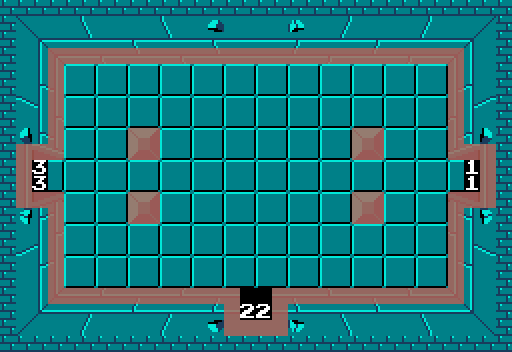

This is a level from a 2D game, rendered from its Tiled map with the project's own tilesets. A one-line summary and the map file follow, with tile-layer data summarised:
An orthogonal 32x22 tile map with 16x16 px tiles, 4 tile layers (Floor, Limits, Warps, Enemies), 5 tilesets.

<map version="1.10" tiledversion="1.10.2" orientation="orthogonal" renderorder="right-down" width="32" height="22" tilewidth="16" tileheight="16" infinite="0" nextlayerid="6" nextobjectid="1">
 <tileset firstgid="1" source="../graphics/levels/dungeon_terrain.tsx" />
 <tileset firstgid="705" source="../graphics/obstacles/obstacles.tsx" />
 <tileset firstgid="749" source="../graphics/font/font.tsx" />
 <tileset firstgid="799" source="../graphics/items/items.tsx" />
 <tileset firstgid="871" source="../graphics/enemies/enemies.tsx" />
 <layer id="1" name="Floor" width="32" height="22">
  <data>[704 cells, 704 non-empty, 324 distinct tile ids]</data>
 </layer>
 <layer id="2" name="Limits" width="32" height="22" opacity="0.8">
  <data>[704 cells, 108 non-empty, 1 distinct tile ids]</data>
 </layer>
 <layer id="3" name="Warps" width="32" height="22">
  <data>[704 cells, 6 non-empty, 3 distinct tile ids]</data>
 </layer>
 <layer id="5" name="Enemies" width="32" height="22">
  <data>[704 cells, 3 non-empty, 1 distinct tile ids]</data>
 </layer>
</map>
